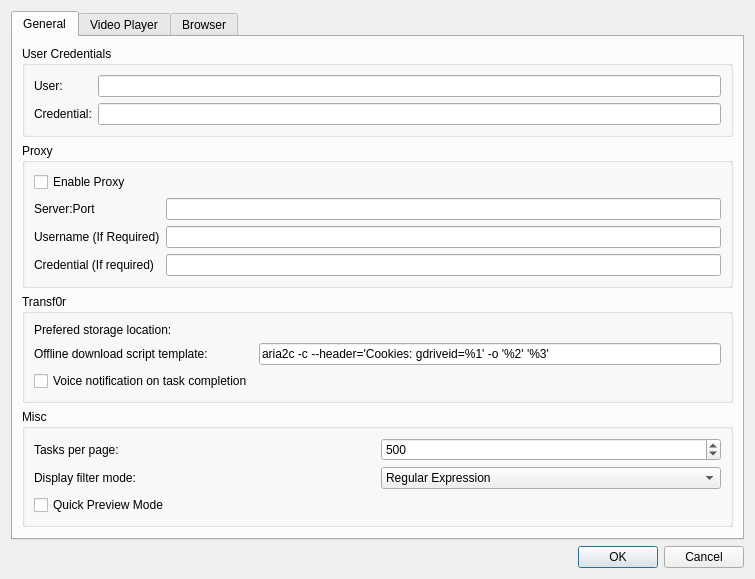
<?xml version="1.0" encoding="UTF-8"?>
<ui version="4.0">
 <class>PreferencesDlg</class>
 <widget class="QDialog" name="PreferencesDlg">
  <property name="geometry">
   <rect>
    <x>0</x>
    <y>0</y>
    <width>755</width>
    <height>507</height>
   </rect>
  </property>
  <property name="windowTitle">
   <string>Preferences</string>
  </property>
  <layout class="QVBoxLayout" name="verticalLayout_2">
   <item>
    <widget class="QTabWidget" name="tabWidget">
     <property name="currentIndex">
      <number>0</number>
     </property>
     <widget class="QWidget" name="tab">
      <attribute name="title">
       <string>General</string>
      </attribute>
      <layout class="QVBoxLayout" name="verticalLayout">
       <item>
        <widget class="QGroupBox" name="groupBox">
         <property name="title">
          <string>User Credentials</string>
         </property>
         <layout class="QGridLayout" name="gridLayout_3">
          <item row="0" column="0">
           <widget class="QLabel" name="label_2">
            <property name="text">
             <string>User:</string>
            </property>
           </widget>
          </item>
          <item row="0" column="1">
           <widget class="QLineEdit" name="user"/>
          </item>
          <item row="1" column="0">
           <widget class="QLabel" name="label_3">
            <property name="text">
             <string>Credential:</string>
            </property>
           </widget>
          </item>
          <item row="1" column="1">
           <widget class="QLineEdit" name="credential">
            <property name="echoMode">
             <enum>QLineEdit::Password</enum>
            </property>
           </widget>
          </item>
         </layout>
        </widget>
       </item>
       <item>
        <widget class="QGroupBox" name="groupBox_2">
         <property name="title">
          <string>Proxy</string>
         </property>
         <layout class="QGridLayout" name="gridLayout">
          <item row="3" column="0">
           <widget class="QLabel" name="label_8">
            <property name="text">
             <string>Username (If Required)</string>
            </property>
           </widget>
          </item>
          <item row="4" column="0">
           <widget class="QLabel" name="label_9">
            <property name="text">
             <string>Credential (If required)</string>
            </property>
           </widget>
          </item>
          <item row="4" column="1">
           <widget class="QLineEdit" name="proxycred"/>
          </item>
          <item row="3" column="1">
           <widget class="QLineEdit" name="proxyuser"/>
          </item>
          <item row="2" column="0">
           <widget class="QLabel" name="label_7">
            <property name="text">
             <string>Server:Port</string>
            </property>
           </widget>
          </item>
          <item row="2" column="1">
           <widget class="QLineEdit" name="proxyserver"/>
          </item>
          <item row="1" column="0">
           <widget class="QCheckBox" name="proxyEnabled">
            <property name="text">
             <string>Enable Proxy</string>
            </property>
           </widget>
          </item>
         </layout>
        </widget>
       </item>
       <item>
        <widget class="QGroupBox" name="groupBox_3">
         <property name="title">
          <string>Transf0r</string>
         </property>
         <layout class="QGridLayout" name="gridLayout_4">
          <item row="0" column="1">
           <widget class="FileSelectorLine" name="storageLocation" native="true">
            <property name="sizePolicy">
             <sizepolicy hsizetype="Minimum" vsizetype="Preferred">
              <horstretch>0</horstretch>
              <verstretch>0</verstretch>
             </sizepolicy>
            </property>
           </widget>
          </item>
          <item row="0" column="0">
           <widget class="QLabel" name="label_5">
            <property name="text">
             <string>Prefered storage location:</string>
            </property>
           </widget>
          </item>
          <item row="2" column="0">
           <widget class="QCheckBox" name="useVoiceNotification">
            <property name="text">
             <string>Voice notification on task completion</string>
            </property>
           </widget>
          </item>
          <item row="1" column="0">
           <widget class="QLabel" name="label_14">
            <property name="text">
             <string>Offline download script template:</string>
            </property>
           </widget>
          </item>
          <item row="1" column="1">
           <widget class="QLineEdit" name="downloadScriptTemplate">
            <property name="text">
             <string>aria2c -c --header='Cookies: gdriveid=%1' -o '%2' '%3'</string>
            </property>
           </widget>
          </item>
         </layout>
        </widget>
       </item>
       <item>
        <widget class="QGroupBox" name="groupBox_4">
         <property name="title">
          <string>Misc</string>
         </property>
         <layout class="QGridLayout" name="gridLayout_5">
          <item row="1" column="0">
           <widget class="QLabel" name="label_6">
            <property name="text">
             <string>Tasks per page:</string>
            </property>
           </widget>
          </item>
          <item row="1" column="1">
           <widget class="QSpinBox" name="tasksPerPage">
            <property name="maximum">
             <number>1000</number>
            </property>
            <property name="value">
             <number>500</number>
            </property>
           </widget>
          </item>
          <item row="3" column="0">
           <widget class="QCheckBox" name="quickPreviewMode">
            <property name="text">
             <string>Quick Preview Mode</string>
            </property>
           </widget>
          </item>
          <item row="2" column="0">
           <widget class="QLabel" name="label_13">
            <property name="text">
             <string>Display filter mode:</string>
            </property>
           </widget>
          </item>
          <item row="2" column="1">
           <widget class="QComboBox" name="taskDisplayFilterMode">
            <item>
             <property name="text">
              <string>Regular Expression</string>
             </property>
            </item>
            <item>
             <property name="text">
              <string>Wildcard Mode</string>
             </property>
            </item>
            <item>
             <property name="text">
              <string>Fixed String</string>
             </property>
            </item>
           </widget>
          </item>
         </layout>
        </widget>
       </item>
       <item>
        <spacer name="verticalSpacer_2">
         <property name="orientation">
          <enum>Qt::Vertical</enum>
         </property>
         <property name="sizeHint" stdset="0">
          <size>
           <width>20</width>
           <height>40</height>
          </size>
         </property>
        </spacer>
       </item>
      </layout>
     </widget>
     <widget class="QWidget" name="tab_2">
      <attribute name="title">
       <string>Video Player</string>
      </attribute>
      <layout class="QVBoxLayout" name="verticalLayout_3">
       <item>
        <layout class="QGridLayout" name="gridLayout_2">
         <item row="0" column="0">
          <widget class="QLabel" name="label">
           <property name="text">
            <string>Override Mplayer</string>
           </property>
          </widget>
         </item>
         <item row="0" column="1">
          <layout class="QHBoxLayout" name="horizontalLayout">
           <item>
            <widget class="FileSelectorLine" name="mplayerPath" native="true"/>
           </item>
          </layout>
         </item>
         <item row="1" column="0">
          <widget class="QLabel" name="label_4">
           <property name="text">
            <string>Buffer size:</string>
           </property>
          </widget>
         </item>
         <item row="1" column="1">
          <widget class="QLineEdit" name="mplayerBuffer">
           <property name="text">
            <string>2000</string>
           </property>
          </widget>
         </item>
        </layout>
       </item>
       <item>
        <spacer name="verticalSpacer">
         <property name="orientation">
          <enum>Qt::Vertical</enum>
         </property>
         <property name="sizeHint" stdset="0">
          <size>
           <width>20</width>
           <height>40</height>
          </size>
         </property>
        </spacer>
       </item>
      </layout>
     </widget>
     <widget class="QWidget" name="tab_3">
      <attribute name="title">
       <string>Browser</string>
      </attribute>
      <layout class="QVBoxLayout" name="verticalLayout_5">
       <item>
        <widget class="QGroupBox" name="groupBox_5">
         <property name="title">
          <string>Links discovery</string>
         </property>
         <layout class="QVBoxLayout" name="verticalLayout_4">
          <item>
           <widget class="QCheckBox" name="autoPopupDialog">
            <property name="text">
             <string>Popup dialog automatically</string>
            </property>
           </widget>
          </item>
          <item>
           <layout class="QHBoxLayout" name="horizontalLayout_2">
            <item>
             <widget class="QLabel" name="label_10">
              <property name="text">
               <string>Regular expression for link discovery</string>
              </property>
             </widget>
            </item>
            <item>
             <widget class="QLineEdit" name="browserLinksRegularExpression">
              <property name="text">
               <string>ed2k://</string>
              </property>
             </widget>
            </item>
           </layout>
          </item>
         </layout>
        </widget>
       </item>
       <item>
        <widget class="QGroupBox" name="groupBox_6">
         <property name="title">
          <string>VeryCD Account (WARNING: credentials are stored in clear text.)</string>
         </property>
         <layout class="QGridLayout" name="gridLayout_6">
          <item row="0" column="0">
           <widget class="QLabel" name="label_11">
            <property name="text">
             <string>Username</string>
            </property>
           </widget>
          </item>
          <item row="0" column="1">
           <widget class="QLineEdit" name="verycdAccount"/>
          </item>
          <item row="1" column="0">
           <widget class="QLabel" name="label_12">
            <property name="text">
             <string>Credential</string>
            </property>
           </widget>
          </item>
          <item row="1" column="1">
           <widget class="QLineEdit" name="verycdCred">
            <property name="echoMode">
             <enum>QLineEdit::Password</enum>
            </property>
           </widget>
          </item>
         </layout>
         <zorder>verycdAccount</zorder>
         <zorder>label_11</zorder>
         <zorder>verycdCred</zorder>
         <zorder>label_12</zorder>
        </widget>
       </item>
       <item>
        <spacer name="verticalSpacer_3">
         <property name="orientation">
          <enum>Qt::Vertical</enum>
         </property>
         <property name="sizeHint" stdset="0">
          <size>
           <width>20</width>
           <height>325</height>
          </size>
         </property>
        </spacer>
       </item>
      </layout>
     </widget>
    </widget>
   </item>
   <item>
    <widget class="QDialogButtonBox" name="buttonBox">
     <property name="orientation">
      <enum>Qt::Horizontal</enum>
     </property>
     <property name="standardButtons">
      <set>QDialogButtonBox::Cancel|QDialogButtonBox::Ok</set>
     </property>
    </widget>
   </item>
  </layout>
 </widget>
 <customwidgets>
  <customwidget>
   <class>FileSelectorLine</class>
   <extends>QWidget</extends>
   <header>fileselectorline.h</header>
  </customwidget>
 </customwidgets>
 <resources/>
 <connections>
  <connection>
   <sender>buttonBox</sender>
   <signal>accepted()</signal>
   <receiver>PreferencesDlg</receiver>
   <slot>accept()</slot>
   <hints>
    <hint type="sourcelabel">
     <x>248</x>
     <y>254</y>
    </hint>
    <hint type="destinationlabel">
     <x>157</x>
     <y>274</y>
    </hint>
   </hints>
  </connection>
  <connection>
   <sender>buttonBox</sender>
   <signal>rejected()</signal>
   <receiver>PreferencesDlg</receiver>
   <slot>reject()</slot>
   <hints>
    <hint type="sourcelabel">
     <x>316</x>
     <y>260</y>
    </hint>
    <hint type="destinationlabel">
     <x>286</x>
     <y>274</y>
    </hint>
   </hints>
  </connection>
 </connections>
</ui>
